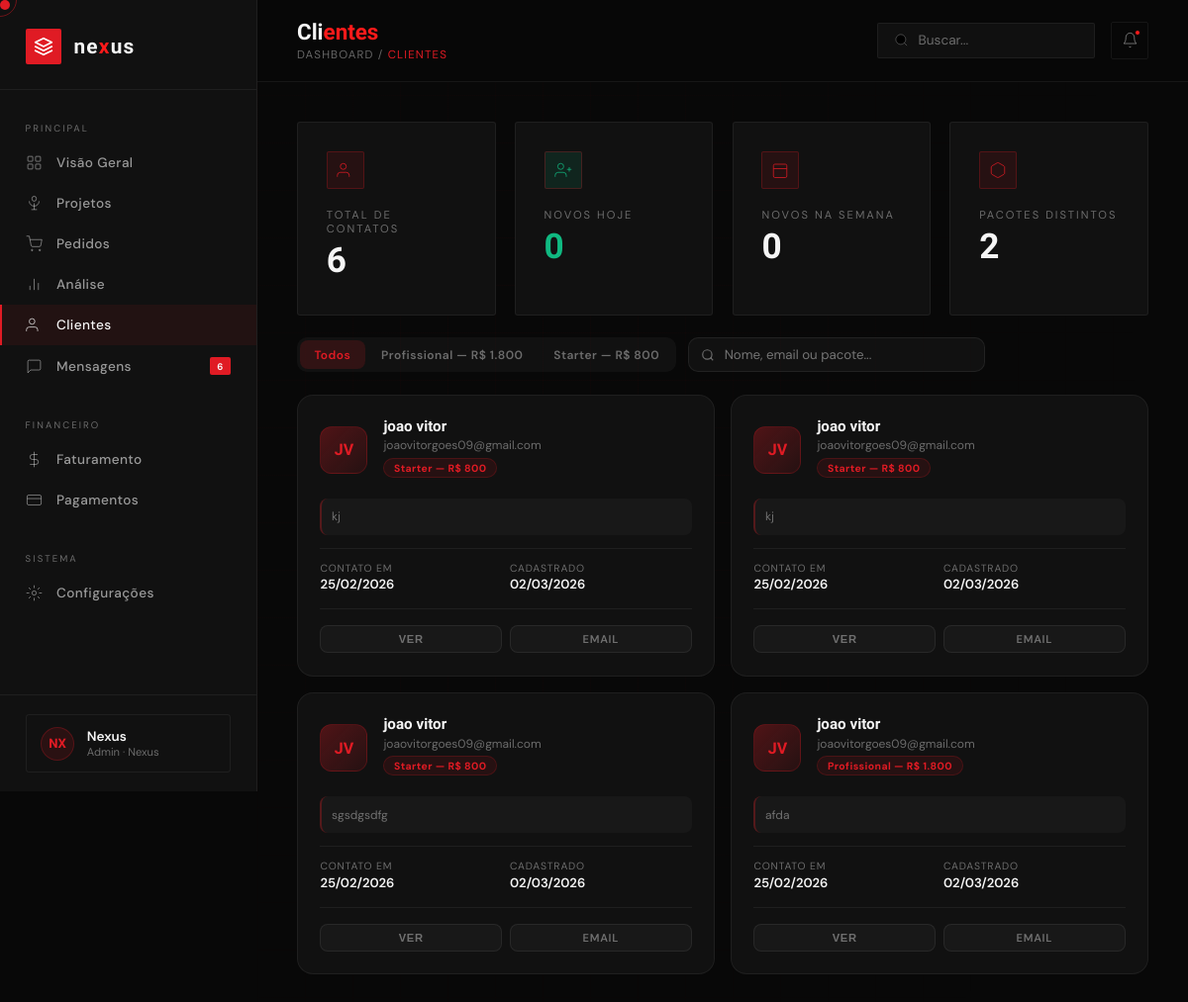
Page /Back-end/admin/clientes.php (signed in) on the committed database.
### tables this page shows
CREATE TABLE `contatos` (
  `id` int(11) NOT NULL AUTO_INCREMENT,
  `nome` varchar(120) NOT NULL,
  `email` varchar(150) NOT NULL,
  `pacote` varchar(150) NOT NULL,
  `mensagem` text NOT NULL,
  `data_envio` datetime DEFAULT current_timestamp(),
  `created_at` datetime DEFAULT current_timestamp(),
  PRIMARY KEY (`id`)
);

### Back-end/admin/clientes.php (the view, shortened to what this page needs)
<?php
require __DIR__ . "/../config.php";
$busca  = $_GET['busca'] ?? '';
$pacote = $_GET['pacote'] ?? 'todos';
$pagina = max(1, intval($_GET['pagina'] ?? 1));
$porPagina = 12;
$offset = ($pagina - 1) * $porPagina;
$where = []; $params = [];
$whereSQL = $where ? 'WHERE '.implode(' AND ',$where) : '';
$stmt = $pdo->prepare("SELECT * FROM contatos $whereSQL ORDER BY created_at DESC LIMIT :limit OFFSET :offset");
$stmt->bindValue(':limit',$porPagina,PDO::PARAM_INT);
$stmt->bindValue(':offset',$offset,PDO::PARAM_INT);
$stmt->execute();
$clientes = $stmt->fetchAll(PDO::FETCH_ASSOC);
$totalGeral  = $pdo->query("SELECT COUNT(*) FROM contatos")->fetchColumn();
$novosHoje   = $pdo->query("SELECT COUNT(*) FROM contatos WHERE DATE(created_at) = CURDATE()")->fetchColumn();
$novosSemana = $pdo->query("SELECT COUNT(*) FROM contatos WHERE YEARWEEK(created_at,1) = YEARWEEK(CURDATE(),1)")->fetchColumn();
$pacotesDisponiveis = $pdo->query("SELECT DISTINCT pacote FROM contatos WHERE pacote IS NOT NULL AND pacote != '' ORDER BY pacote")->fetchAll(PDO::FETCH_COLUMN);
?>
<!DOCTYPE html>
<html lang="pt-BR">
<head>
<link rel="stylesheet" href="dashboard.css">
</head>
<body>
<aside class="sidebar">
  <div class="sidebar-logo">
    <div class="logo-icon"><svg viewBox="0 0 24 24" fill="none"><path d="M12 2L2 7l10 5 10-5-10-5zM2 17l10 5 10-5M2 12l10 5 10-5" stroke="white" stroke-width="2" stroke-linecap="round" stroke-linejoin="round"/></svg></div>
    <div class="logo-text">ne<span>x</span>us</div>
  </div>
  <nav class="sidebar-nav">
    <div class="sidebar-section-label">Principal</div>
    <a href="dashboard.php" class="nav-item"><svg viewBox="0 0 24 24"><rect x="3" y="3" width="7" height="7" rx="1"/><rect x="14" y="3" width="7" height="7" rx="1"/><rect x="3" y="14" width="7" height="7" rx="1"/><rect x="14" y="14" width="7" height="7" rx="1"/></svg><span>Visão Geral</span></a>
    <a href="projetos.php" class="nav-item"><svg viewBox="0 0 24 24"><path d="M12 2a3 3 0 0 1 3 3v1a3 3 0 0 1-6 0V5a3 3 0 0 1 3-3z"/><path d="M19 9a7 7 0 1 1-14 0"/><path d="M12 12v9M8 21h8"/></svg><span>Projetos</span></a>
    <a href="pedidos.php" class="nav-item"><svg viewBox="0 0 24 24"><circle cx="9" cy="21" r="1"/><circle cx="20" cy="21" r="1"/><path d="M1 1h4l2.68 13.39a2 2 0 0 0 2 1.61h9.72a2 2 0 0 0 2-1.61L23 6H6"/></svg><span>Pedidos</span></a>
    <a href="analise.php" class="nav-item"><svg viewBox="0 0 24 24"><line x1="18" y1="20" x2="18" y2="10"/><line x1="12" y1="20" x2="12" y2="4"/><line x1="6" y1="20" x2="6" y2="14"/></svg><span>Análise</span></a>
    <a href="clientes.php" class="nav-item active"><svg viewBox="0 0 24 24"><path d="M17 21v-2a4 4 0 0 0-4-4H5a4 4 0 0 0-4 4v2"/><circle cx="9" cy="7" r="4"/></svg><span>Clientes</span></a>
    <a href="mensagens.php" class="nav-item"><svg viewBox="0 0 24 24"><path d="M21 15a2 2 0 0 1-2 2H7l-4 4V5a2 2 0 0 1 2-2h14a2 2 0 0 1 2 2z"/></svg><span>Mensagens</span><span class="nav-badge"><?= $totalGeral ?></span></a>
    <div class="sidebar-section-label" style="margin-top:.6rem">Financeiro</div>
    <a href="faturamento.php" class="nav-item"><svg viewBox="0 0 24 24"><line x1="12" y1="1" x2="12" y2="23"/><path d="M17 5H9.5a3.5 3.5 0 0 0 0 7h5a3.5 3.5 0 0 1 0 7H6"/></svg><span>Faturamento</span></a>
    <a href="pagamentos.php" class="nav-item"><svg viewBox="0 0 24 24"><rect x="2" y="5" width="20" height="14" rx="2"/><line x1="2" y1="10" x2="22" y2="10"/></svg><span>Pagamentos</span></a>
    <div class="sidebar-section-label" style="margin-top:.6rem">Sistema</div>
    <a href="configuracoes.php" class="nav-item"><svg viewBox="0 0 24 24"><circle cx="12" cy="12" r="3"/><path d="M12 1v4M12 19v4M4.22 4.22l2.83 2.83M16.95 16.95l2.83 2.83M1 12h4M19 12h4M4.22 19.78l2.83-2.83M16.95 7.05l2.83-2.83"/></svg><span>Configurações</span></a>
  </nav>
  <div class="sidebar-footer">
    <div class="user-card"><div class="user-avatar">NX</div><div><div class="user-name">Nexus</div><div class="user-role">Admin · Nexus</div></div></div>
  </div>
</aside>
<div class="main">
  <header class="topbar">
    <div class="topbar-left">
      <h1>Cli<em>entes</em></h1>
      <div class="topbar-breadcrumb">Dashboard / <span>Clientes</span></div>
    </div>
    <div class="topbar-right">
      <div class="topbar-search"><svg viewBox="0 0 24 24"><circle cx="11" cy="11" r="8"/><line x1="21" y1="21" x2="16.65" y2="16.65"/></svg><input type="text" placeholder="Buscar..."></div>
      <button class="topbar-btn"><svg viewBox="0 0 24 24"><path d="M18 8A6 6 0 0 0 6 8c0 7-3 9-3 9h18s-3-2-3-9"/><path d="M13.73 21a2 2 0 0 1-3.46 0"/></svg><span class="dot"></span></button>
    </div>
  </header>
  <div class="content">
    <div class="kpi-grid" style="margin-bottom:1.4rem">
      <div class="kpi-card reveal">
        <div class="kpi-icon"><svg viewBox="0 0 24 24"><path d="M17 21v-2a4 4 0 0 0-4-4H5a4 4 0 0 0-4 4v2"/><circle cx="9" cy="7" r="4"/></svg></div>
        <div class="kpi-label">Total de Contatos</div>
        <div class="kpi-value"><?= $totalGeral ?></div>
      </div>
      <div class="kpi-card reveal">
        <div class="kpi-icon" style="background:rgba(16,185,129,.12)"><svg viewBox="0 0 24 24" style="stroke:#10b981"><path d="M16 21v-2a4 4 0 0 0-4-4H5a4 4 0 0 0-4 4v2"/><circle cx="8.5" cy="7" r="4"/><line x1="20" y1="8" x2="20" y2="14"/><line x1="23" y1="11" x2="17" y2="11"/></svg></div>
        <div class="kpi-label">Novos Hoje</div>
        <div class="kpi-value" style="color:#10b981"><?= $novosHoje ?></div>
      </div>
      <div class="kpi-card reveal">
        <div class="kpi-icon"><svg viewBox="0 0 24 24"><rect x="3" y="4" width="18" height="18" rx="2"/><line x1="3" y1="10" x2="21" y2="10"/></svg></div>
        <div class="kpi-label">Novos na Semana</div>
        <div class="kpi-value"><?= $novosSemana ?></div>
      </div>
      <div class="kpi-card reveal">
        <div class="kpi-icon"><svg viewBox="0 0 24 24"><path d="M21 16V8a2 2 0 0 0-1-1.73l-7-4a2 2 0 0 0-2 0l-7 4A2 2 0 0 0 3 8v8a2 2 0 0 0 1 1.73l7 4a2 2 0 0 0 2 0l7-4A2 2 0 0 0 21 16z"/></svg></div>
        <div class="kpi-label">Pacotes Distintos</div>
        <div class="kpi-value"><?= count($pacotesDisponiveis) ?></div>
      </div>
    </div>
    <div class="filter-bar reveal">
      <div class="filter-tabs">
        <a href="?pacote=todos<?= $busca?'&busca='.urlencode($busca):'' ?>" class="filter-tab <?= $pacote==='todos'?'active':'' ?>">Todos</a>
        <?php foreach ($pacotesDisponiveis as $pk): ?>
          <a href="?pacote=<?= urlencode($pk) ?><?= $busca?'&busca='.urlencode($busca):'' ?>" class="filter-tab <?= $pacote===$pk?'active':'' ?>"><?= htmlspecialchars($pk) ?></a>
        <?php endforeach; ?>
      </div>
      <form method="GET" class="search-filter">
        <svg viewBox="0 0 24 24"><circle cx="11" cy="11" r="8"/><line x1="21" y1="21" x2="16.65" y2="16.65"/></svg>
        <input type="text" name="busca" placeholder="Nome, email ou pacote..." value="<?= htmlspecialchars($busca) ?>">
      </form>
    </div>
    <div class="clients-grid">
      <?php if (empty($clientes)): ?>
        <div style="grid-column:1/-1;text-align:center;padding:4rem;opacity:.4">Nenhum contato encontrado.</div>
      <?php else: ?>
        <?php foreach ($clientes as $c):
          $nome = $c['nome'] ?? 'Sem nome';
          $partes = explode(' ', $nome);
          $iniciais = strtoupper(substr($partes[0],0,1) . (isset($partes[1]) ? substr($partes[1],0,1) : substr($nome,1,1)));
          $dataRef = $c['data_envio'] ?: $c['created_at'];
        ?>
        <div class="client-card reveal">
          <div class="client-card-top">
            <div class="client-avatar-big"><?= $iniciais ?></div>
            <div style="min-width:0">
              <div class="client-name"><?= htmlspecialchars($nome) ?></div>
              <div class="client-email"><?= htmlspecialchars($c['email']) ?></div>
              <?php if ($c['pacote']): ?>
                <div class="pacote-tag"><?= htmlspecialchars($c['pacote']) ?></div>
              <?php endif; ?>
            </div>
          </div>
          <?php if ($c['mensagem']): ?>
            <div class="client-msg-preview"><?= htmlspecialchars($c['mensagem']) ?></div>
          <?php endif; ?>
          <div class="client-divider"></div>
          <div class="client-meta">
            <div>
              <div class="client-meta-label">Contato em</div>
              <div class="client-meta-val"><?= $dataRef ? date('d/m/Y', strtotime($dataRef)) : '—' ?></div>
            </div>
            <div>
              <div class="client-meta-label">Cadastrado</div>
              <div class="client-meta-val"><?= $c['created_at'] ? date('d/m/Y', strtotime($c['created_at'])) : '—' ?></div>
            </div>
          </div>
          <div class="client-card-footer">
            <button class="client-btn" onclick="verMensagem(<?= $c['id'] ?>, '<?= htmlspecialchars(addslashes($nome)) ?>', '<?= htmlspecialchars(addslashes($c['email'])) ?>', '<?= htmlspecialchars(addslashes($c['mensagem'] ?? '')) ?>', '<?= htmlspecialchars(addslashes($c['pacote'] ?? '')) ?>')">Ver</button>
            <a href="mailto:<?= htmlspecialchars($c['email']) ?>" class="client-btn" style="display:flex;align-items:center;justify-content:center;text-decoration:none">Email</a>
          </div>
        </div>
        <?php endforeach; ?>
      <?php endif; ?>
    </div>
  </div>
</div>
</body>
</html>

### Back-end/admin/clientes.php (style rules this page uses)
.filter-bar { display:flex;gap:.75rem;align-items:center;margin-bottom:1.4rem;flex-wrap:wrap; }
.filter-tabs { display:flex;background:rgba(255,255,255,.04);border-radius:10px;padding:3px;gap:2px;flex-wrap:wrap; }
.filter-tab { padding:.4rem .9rem;border-radius:8px;font-size:.75rem;font-weight:600;letter-spacing:.04em;cursor:pointer;border:none;background:transparent;color:var(--text-dim);transition:all .2s;text-decoration:none;white-space:nowrap; }
.filter-tab.active,.filter-tab:hover { background:rgba(224,27,36,.15);color:var(--red); }
.search-filter { flex:1;max-width:300px;position:relative; }
.search-filter svg { position:absolute;left:.8rem;top:50%;transform:translateY(-50%);width:14px;height:14px;stroke:var(--text-dim);stroke-width:2;fill:none; }
.search-filter input { width:100%;background:rgba(255,255,255,.04);border:1px solid rgba(255,255,255,.07);border-radius:10px;padding:.5rem .9rem .5rem 2.2rem;color:var(--text);font-family:'DM Sans',sans-serif;font-size:.83rem;outline:none;transition:border-color .2s;box-sizing:border-box; }
.clients-grid { display:grid;grid-template-columns:repeat(auto-fill,minmax(280px,1fr));gap:1rem;margin-bottom:1.5rem; }
.client-card { background:var(--card-bg);border:1px solid var(--border);border-radius:16px;padding:1.4rem;transition:border-color .2s,transform .2s; }
.client-card-top { display:flex;align-items:center;gap:1rem;margin-bottom:1rem; }
.client-avatar-big { width:48px;height:48px;border-radius:12px;background:linear-gradient(135deg,rgba(224,27,36,.3),rgba(224,27,36,.1));display:flex;align-items:center;justify-content:center;font-family:'MuseoModerno',sans-serif;font-weight:700;font-size:1rem;color:var(--red);flex-shrink:0;border:1px solid rgba(224,27,36,.2); }
.client-name { font-family:'MuseoModerno',sans-serif;font-weight:700;font-size:.95rem;color:var(--text); }
.client-email { font-size:.75rem;color:var(--text-dim);margin-top:.15rem;word-break:break-all; }
.client-divider { height:1px;background:var(--border);margin:.8rem 0; }
.client-meta { display:grid;grid-template-columns:1fr 1fr;gap:.5rem; }
.client-meta-label { font-size:.65rem;color:var(--text-dim);text-transform:uppercase;letter-spacing:.08em;margin-bottom:.1rem; }
.client-meta-val { font-size:.82rem;font-weight:600;color:var(--text); }
.client-msg-preview { font-size:.75rem;color:var(--text-dim);line-height:1.5;margin-top:.5rem;display:-webkit-box;-webkit-line-clamp:2;-webkit-box-orient:vertical;overflow:hidden;padding:.6rem;background:rgba(255,255,255,.03);border-radius:8px;border-left:2px solid rgba(224,27,36,.3); }
.client-card-footer { display:flex;gap:.5rem;margin-top:1rem;padding-top:1rem;border-top:1px solid var(--border); }
.client-btn { flex:1;padding:.38rem;border-radius:8px;border:1px solid rgba(255,255,255,.07);background:rgba(255,255,255,.03);color:var(--text-dim);font-size:.7rem;font-weight:600;letter-spacing:.06em;text-transform:uppercase;cursor:pointer;transition:all .2s;text-align:center; }
.pacote-tag { display:inline-block;background:rgba(224,27,36,.1);color:var(--red);border:1px solid rgba(224,27,36,.2);border-radius:99px;padding:.15rem .6rem;font-size:.65rem;font-weight:700;letter-spacing:.04em;margin-top:.3rem;max-width:100%;overflow:hidden;text-overflow:ellipsis;white-space:nowrap; }

### rows in the picture
contatos: nome "JV", nome "joao vitor", email "joaovitorgoes09@gmail.com", pacote "Starter — R$ 800", mensagem "kj", data_envio "25/02/2026", created_at "02/03/2026"
contatos: nome "JV", nome "joao vitor", email "joaovitorgoes09@gmail.com", pacote "Starter — R$ 800", mensagem "kj", data_envio "25/02/2026", created_at "02/03/2026"
contatos: nome "JV", nome "joao vitor", email "joaovitorgoes09@gmail.com", pacote "Starter — R$ 800", mensagem "sgsdgsdfg", data_envio "25/02/2026", created_at "02/03/2026"
contatos: nome "JV", nome "joao vitor", email "joaovitorgoes09@gmail.com", pacote "Profissional — R$ 1.800", mensagem "afda", data_envio "25/02/2026", created_at "02/03/2026"

### other values in the picture
$totalGeral "6"
$novosHoje "0"
$novosSemana "0"
count($pacotesDisponiveis) "2"
$pk "Profissional — R$ 1.800"
$pk "Starter — R$ 800"
